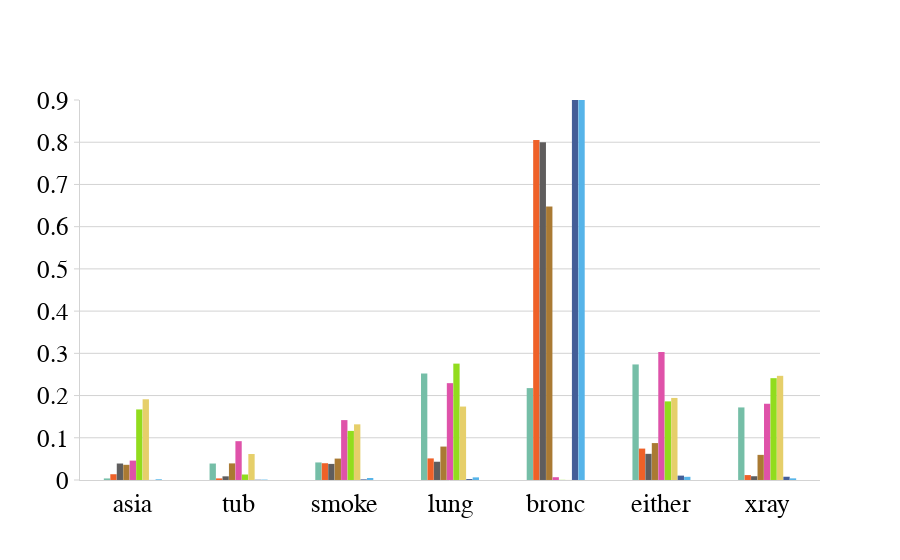

Write notebook code for a chart like this one.
### Code cell
# Load JSON
with open(PREFIX +"attributions/cancer/attribution.json", "r") as f:
    data = json.load(f)
global_explanations = data['global_explanations']    
generate_attr_plot(global_explanations,config)

### Figure 1 — Plotly figure (JSON) as saved in the notebook; plotly's stock layout.template omitted (floating-point values rounded to 4 significant figures)
{"data": [{"marker": {"color": "#75bea7", "line": {"width": 0.05}}, "name": "SHAP", "type": "bar", "width": 0.06, "x": ["asia", "tub", "smoke", "lung", "bronc", "either", "xray"], "y": [0.003738, 0.03906, 0.04162, 0.2523, 0.2177, 0.2737, 0.1719]}, {"marker": {"color": "#ef6128", "line": {"width": 0.05}}, "name": "LIME", "type": "bar", "width": 0.06, "x": ["asia", "tub", "smoke", "lung", "bronc", "either", "xray"], "y": [0.01372, 0.003841, 0.03976, 0.05119, 0.8054, 0.07442, 0.01171]}, {"marker": {"color": "#5f5d5d", "line": {"width": 0.05}}, "name": "SP LIME", "type": "bar", "width": 0.06, "x": ["asia", "tub", "smoke", "lung", "bronc", "either", "xray"], "y": [0.03909, 0.008749, 0.03813, 0.04327, 0.7998, 0.06198, 0.008975]}, {"marker": {"color": "#AA7A33", "line": {"width": 0.05}}, "name": "PFI", "type": "bar", "width": 0.06, "x": ["asia", "tub", "smoke", "lung", "bronc", "either", "xray"], "y": [0.03599, 0.03938, 0.05075, 0.07919, 0.6477, 0.08746, 0.05951]}, {"marker": {"color": "#df52a9", "line": {"width": 0.05}}, "name": "IG", "type": "bar", "width": 0.06, "x": ["asia", "tub", "smoke", "lung", "bronc", "either", "xray"], "y": [0.04597, 0.09198, 0.1419, 0.2294, 0.006666, 0.3034, 0.1806]}, {"marker": {"color": "#92dc1d", "line": {"width": 0.05}}, "name": "SG", "type": "bar", "width": 0.06, "x": ["asia", "tub", "smoke", "lung", "bronc", "either", "xray"], "y": [0.1671, 0.01306, 0.1163, 0.2757, 0.0003849, 0.1863, 0.2412]}, {"marker": {"color": "#e6cf6a", "line": {"width": 0.05}}, "name": "IxG", "type": "bar", "width": 0.06, "x": ["asia", "tub", "smoke", "lung", "bronc", "either", "xray"], "y": [0.1913, 0.06166, 0.1319, 0.174, 0.0001419, 0.1943, 0.2467]}, {"marker": {"color": "#435d97", "line": {"width": 0.05}}, "name": "ICC TOPO", "type": "bar", "width": 0.06, "x": ["asia", "tub", "smoke", "lung", "bronc", "either", "xray"], "y": [0.0001133, 0.000676, 0.001528, 0.00229, 0.965, 0.01039, 0.007744]}, {"marker": {"color": "#56B4E9", "line": {"width": 0.05}}, "name": "ICC SHAP", "type": "bar", "width": 0.06, "x": ["asia", "tub", "smoke", "lung", "bronc", "either", "xray"], "y": [0.001784, 0.000966, 0.004758, 0.006282, 0.9761, 0.007553, 0.003954]}], "layout": {"bargap": 0.45, "bargroupgap": 1, "barmode": "group", "font": {"size": 14}, "legend": {"font": {"color": "black", "family": "Times New Roman", "size": 25}, "title": {"font": {"color": "black", "family": "Times New Roman", "size": 25}, "text": "Method"}}, "plot_bgcolor": "rgba(0,0,0,0)", "showlegend": false, "xaxis": {"linecolor": "lightgray", "range": [-0.5, 6.5], "showgrid": false, "tickcolor": "lightgray", "tickfont": {"color": "black", "family": "Times New Roman", "size": 26}, "tickmode": "array", "ticktext": ["asia", "tub", "smoke", "lung", "bronc", "either", "xray"], "tickvals": [0, 1, 2, 3, 4, 5, 6]}, "yaxis": {"dtick": 0.1, "gridcolor": "lightgray", "linecolor": "lightgray", "range": [0, 0.9], "showgrid": true, "tickcolor": "lightgray", "tickfont": {"color": "black", "family": "Times New Roman", "size": 25}, "ticks": "outside", "title": {"font": {"color": "black", "family": "Times New Roman", "size": 25}}}}}
